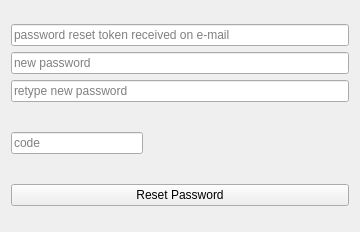
<?xml version="1.0" encoding="UTF-8"?>
<ui version="4.0">
 <class>ResetForm</class>
 <widget class="QWidget" name="ResetForm">
  <property name="geometry">
   <rect>
    <x>0</x>
    <y>0</y>
    <width>360</width>
    <height>232</height>
   </rect>
  </property>
  <property name="windowTitle">
   <string>Form</string>
  </property>
  <layout class="QVBoxLayout" name="verticalLayout_2">
   <item>
    <spacer name="verticalSpacer">
     <property name="orientation">
      <enum>Qt::Vertical</enum>
     </property>
     <property name="sizeHint" stdset="0">
      <size>
       <width>20</width>
       <height>37</height>
      </size>
     </property>
    </spacer>
   </item>
   <item>
    <layout class="QVBoxLayout" name="verticalLayout">
     <item>
      <widget class="QLineEdit" name="tokenEdit">
       <property name="placeholderText">
        <string>password reset token received on e-mail</string>
       </property>
       <property name="clearButtonEnabled">
        <bool>true</bool>
       </property>
      </widget>
     </item>
     <item>
      <widget class="QLineEdit" name="newPassword1Edit">
       <property name="echoMode">
        <enum>QLineEdit::Password</enum>
       </property>
       <property name="placeholderText">
        <string>new password</string>
       </property>
      </widget>
     </item>
     <item>
      <widget class="QLineEdit" name="newPassword2Edit">
       <property name="echoMode">
        <enum>QLineEdit::Password</enum>
       </property>
       <property name="placeholderText">
        <string>retype new password</string>
       </property>
      </widget>
     </item>
     <item>
      <layout class="QHBoxLayout" name="horizontalLayout">
       <item>
        <widget class="QLineEdit" name="codeEdit">
         <property name="placeholderText">
          <string>code</string>
         </property>
        </widget>
       </item>
       <item>
        <widget class="QLabel" name="label">
         <property name="minimumSize">
          <size>
           <width>200</width>
           <height>70</height>
          </size>
         </property>
         <property name="maximumSize">
          <size>
           <width>200</width>
           <height>70</height>
          </size>
         </property>
         <property name="text">
          <string/>
         </property>
         <property name="scaledContents">
          <bool>true</bool>
         </property>
        </widget>
       </item>
      </layout>
     </item>
     <item>
      <widget class="QPushButton" name="resetButton">
       <property name="text">
        <string>Reset Password</string>
       </property>
       <property name="flat">
        <bool>false</bool>
       </property>
      </widget>
     </item>
    </layout>
   </item>
   <item>
    <spacer name="verticalSpacer_2">
     <property name="orientation">
      <enum>Qt::Vertical</enum>
     </property>
     <property name="sizeHint" stdset="0">
      <size>
       <width>20</width>
       <height>38</height>
      </size>
     </property>
    </spacer>
   </item>
  </layout>
 </widget>
 <resources/>
 <connections/>
</ui>
